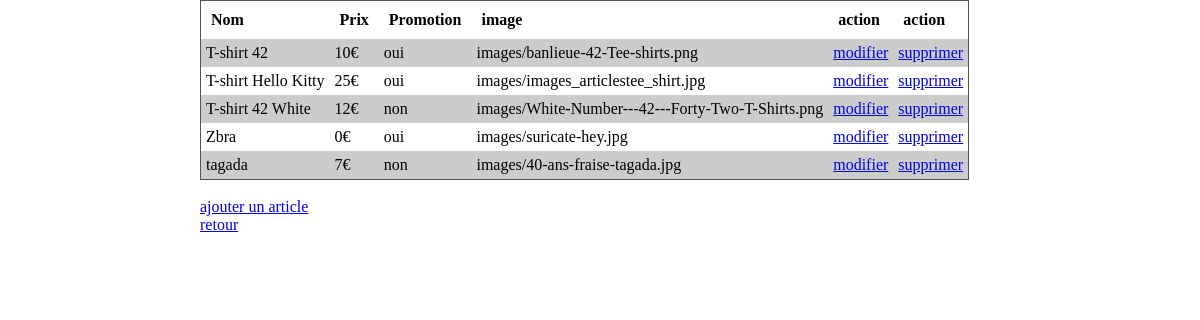
Screenshot of /admin.php?type=article with the database file from the repository.
### tables this page shows
CREATE TABLE IF NOT EXISTS `article` (
  `id` int(255) NOT NULL AUTO_INCREMENT,
  `nom` text NOT NULL,
  `prix` int(255) NOT NULL,
  `promotion` tinyint(1) NOT NULL,
  `path_img` text NOT NULL,
  PRIMARY KEY (`id`)
);

### admin_article.php (the view, shortened to what this page needs)
<?php
include ("connect.php");
	if ((!isset($_GET["id"]) || $_GET["id"] === "") && (!isset($_GET["action"]) || $_GET["action"] == ""))
	{
		$query = "SELECT * FROM `article` WHERE 1";
		$result = mysqli_query($con, $query);
		echo "<table>\n";
		echo "<tr><th>Nom</th><th>Prix</th><th>Promotion</th><th>image</th><th>action</th><th>action</th></tr>\n";
		while ($row = mysqli_fetch_array($result)) {
			echo "<tr>\n";
			echo "<td>" . $row["nom"] . "</td>\n";
			echo "<td>" . $row["prix"] . "€</td>\n";
			if ($row["promotion"] == 1)
				echo "<td>oui</td>\n";
			else
				echo "<td>non</td>\n";
			echo "<td>" . $row["path_img"] . "</td>\n";
			echo "<td><a href=\"admin.php?type=article&id=" . $row["id"] . "&action=set\">modifier</a></td>\n";
			echo "<td><a href=\"admin.php?type=article&id=" . $row["id"] . "&action=del\">supprimer</a></td>\n";
			echo "</tr>\n";
		}
		echo "</table><br />\n";
		echo "<a href=\"admin.php?type=article&action=add\">ajouter un article</a><br />\n";
		echo "<a href=\"admin.php\">retour</a>\n";
	}
?>

### style.css (style rules this page uses)
body { margin: 0; padding: 0; }
#administration table { border: solid 1px #555; margin: 0; border-spacing: 0; }
#administration table th { padding: 10px; text-align: left; }
#administration table tr, #administration table tr td { padding: 5px; }
#administration table tr:nth-child(even) td { background-color: #CCCCCC; }

### rows the page displays
article: nom "T-shirt 42", prix "10", promotion "oui", path_img "images/banlieue-42-Tee-shirts.png"
article: nom "T-shirt Hello Kitty", prix "25", promotion "oui", path_img "images/images_articlestee_shirt.jpg"
article: nom "T-shirt 42 White", prix "12", promotion "non", path_img "images/White-Number---42---Forty-Two-T-Shirts.png"
article: nom "Zbra", prix "0", promotion "oui", path_img "images/suricate-hey.jpg"
article: nom "tagada", prix "7", promotion "non", path_img "images/40-ans-fraise-tagada.jpg"
